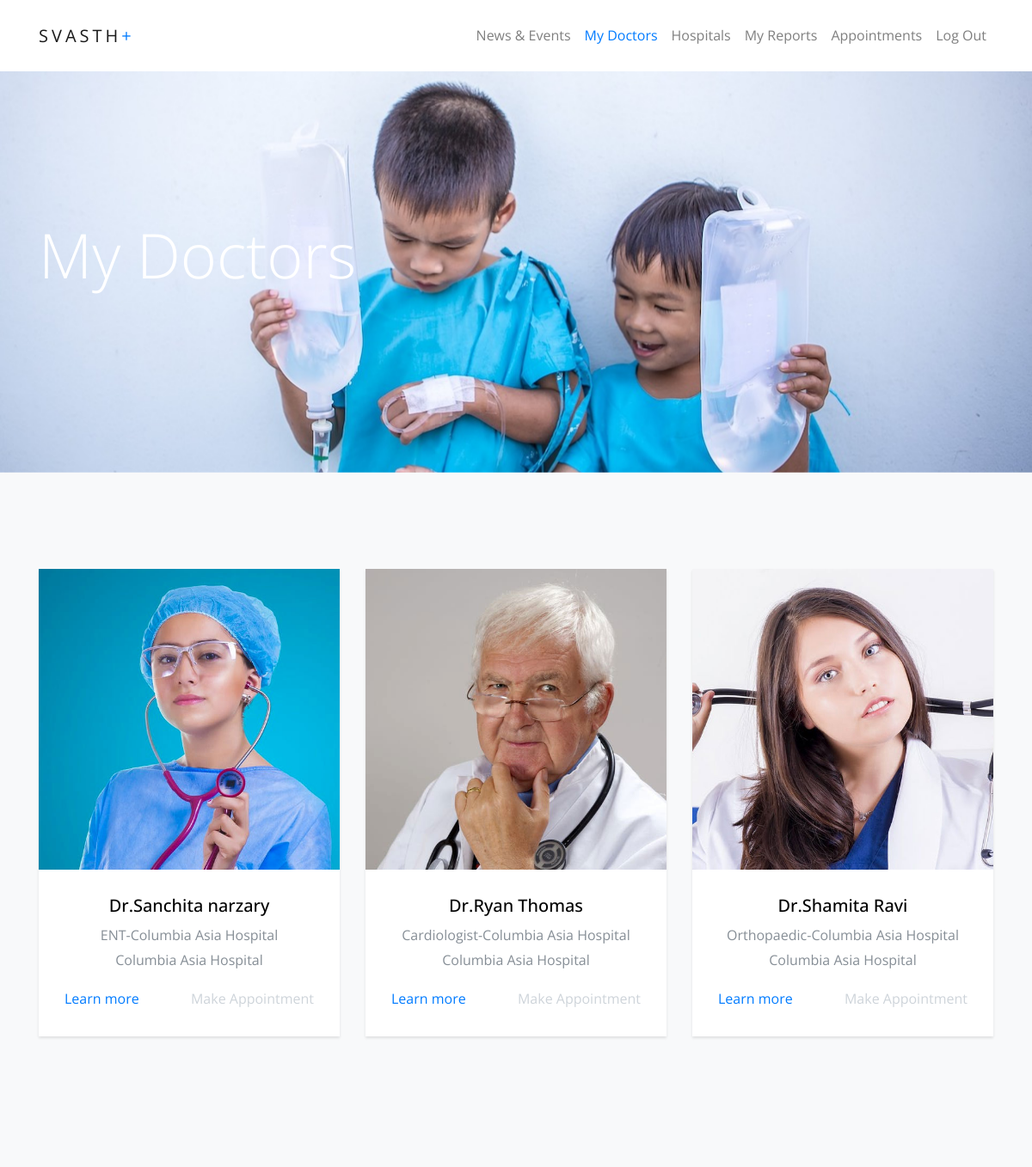
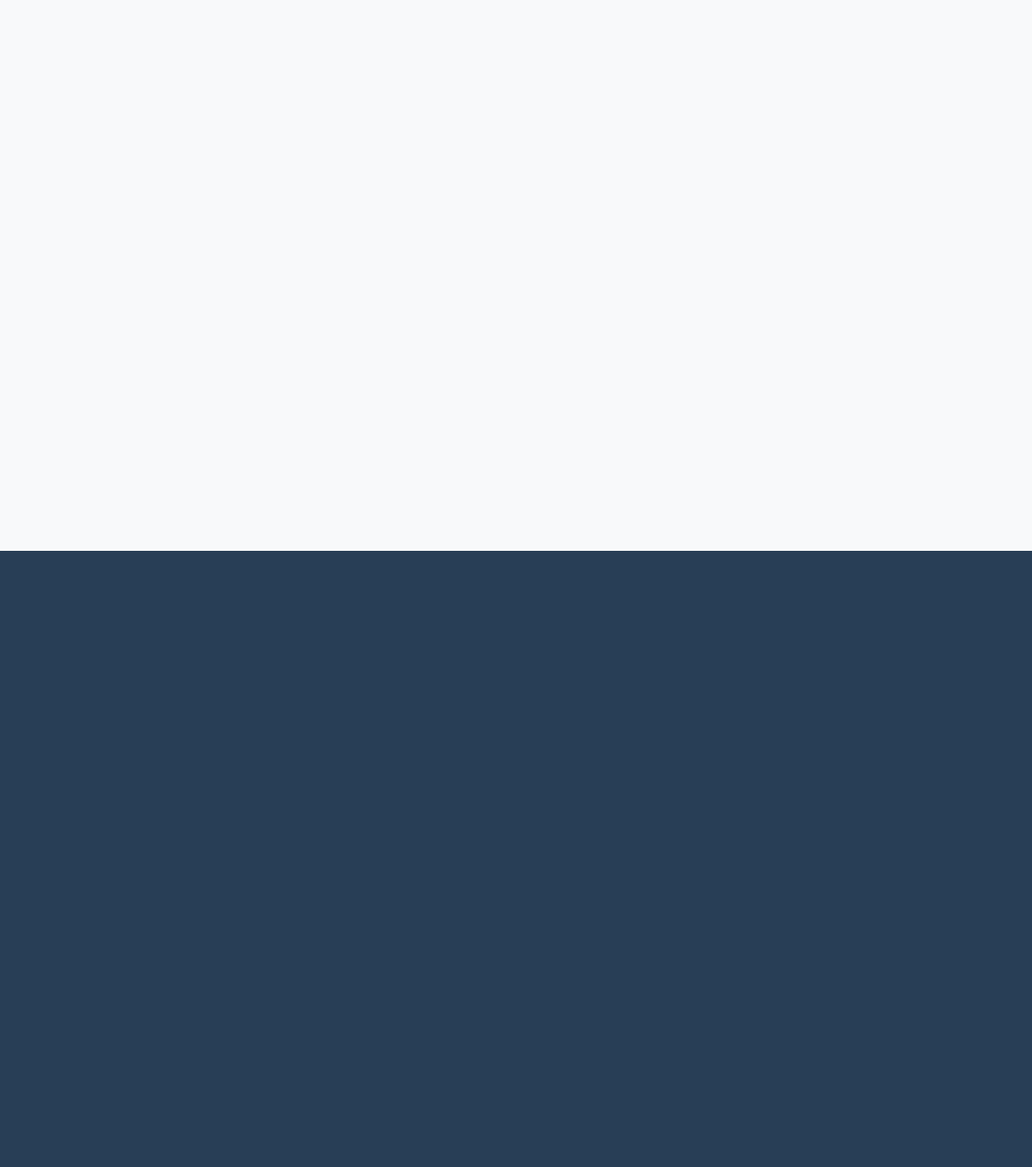
The app's page /svasth/1/MyDoctors/ with its own data (2 pictures, top to bottom).
### Svasth/models.py (models this page shows, shortened)
class Relationship(models.Model):
    Relationships_Id = models.AutoField(primary_key=True)
    Relationships_Date = models.DateField()
    Relationships_Doc = models.ForeignKey(Doctor, on_delete=models.CASCADE)
    Relationships_User = models.ForeignKey(User, on_delete=models.CASCADE)

class Doctor(models.Model):
    Doctors_Id = models.AutoField(primary_key=True)
    Doctors_Name = models.CharField(max_length=254)
    Specialisation_Choices = (
        (" Allergist", " Allergist"),
        (" Anesthesiologist", " Anesthesiologist"),
        (" Cardiologist", "Cardiologist "),
        (" Orthopaedic", " Orthopaedic"),
        (" Endocrinologist", " Endocrinologist"),
        (" Dermatologist", " Dermatologist")
    )
    Doctors_Specialisation = models.ForeignKey(Specialisation, on_delete=models.CASCADE)
    Doctors_Icon = models.FileField()
    Doctors_Hospital = models.ForeignKey(Hospital, on_delete=models.CASCADE)

class Specialisation(models.Model):
    Specialisation_Id = models.AutoField(primary_key=True)
    Specialisation_Name = models.CharField(max_length=1000)
    Specialisation_Hospital = models.ForeignKey(Hospital, on_delete=models.CASCADE)
    def __str__(self):
        return self.Specialisation_Name + "-" + self.Specialisation_Hospital.Hospital_Name

class Hospital(models.Model):
    Hospital_Id = models.AutoField(primary_key=True)
    Hospital_Name = models.CharField(max_length=254)
    Hospital_Location = models.TextField(max_length=1000)
    Hospital_Contact = models.CharField(max_length=15)
    Hospital_Logo = models.FileField()

### Svasth/views.py (the view, shortened to what this page needs)
# urls.py: url(r'^(?P<UserID>[0-9]+)/MyDoctors/', views.MyDocters, name="MyDoctors"),
def MyDocters(resquest, UserID):
    global flag2
    flag2 = True
    All_Relationships = Relationship.objects.filter(Relationships_User__User_Id=UserID)
    Docs = Doctor.objects.all()
    Specs = Specialisation.objects.all()
    All_Doctors = Doctor.objects.all()
    context = {'All_Doctors': All_Doctors, 'Docs': Docs, 'Specs': Specs, 'All_Relationships': All_Relationships,
               'UserID': UserID}
    return render(resquest, 'Svasth/MyDoctors.html', context)

### Svasth/templates/Svasth/MyDoctors.html (shortened to what this page needs)
{% load static %}
    <link rel="stylesheet" href="{% static 'Svasth/css/bootstrap.css' %}"/>
    <link rel="stylesheet" href="{% static 'Svasth/css/animate.css' %}"/>
    <link rel="stylesheet" href="{% static 'Svasth/css/owl.carousel.min.css' %}"/>
    <link rel="stylesheet" href="{% static 'Svasth/css/bootstrap-datepicker.css' %}"/>
    <link rel="stylesheet" href="{% static 'Svasth/css/jquery.timepicker.css' %}"/>
    <link rel="stylesheet" href="{% static 'Svasth/fonts/ionicons/css/ionicons.min.css' %}"/>
    <link rel="stylesheet" href="{% static 'Svasth/fonts/fontawesome/css/font-awesome.min.css' %}"/>
    <link rel="stylesheet" href="{% static 'Svasth/fonts/flaticon/font/flaticon.css' %}"/>
    <link rel="stylesheet" href="{% static 'Svasth/css/style.css' %}">
 <header role="banner">
	  <nav class="navbar navbar-expand-lg navbar-light bg-light fixed-top">
         <div class="container">
          <a class="navbar-brand" href="index.html">Svasth<span>+</span>  </a>
          <div class="collapse navbar-collapse" id="navbarsExample05">
            <ul class="navbar-nav ml-auto">
             <li class="nav-item">
                <a class="nav-link " href="{%  url 'Svasth:Home' UserID %}">News & Events</a>
              </li>
              <li class="nav-item">
                <a class="nav-link active" href="{% url 'Svasth:MyDoctors' UserID %}">My Doctors</a>
              </li>
                <li class = 'nav-item'>
                    <a class="nav-link" href="{% url 'Svasth:Hospitals' UserID %}">Hospitals</a>
                </li>
              <li class="nav-item">
                <a class="nav-link" href="{% url 'Svasth:Reports' UserID %}">My Reports</a>
              </li>
              <li class="nav-item">
                <a class="nav-link" href="{% url 'Svasth:Appointments' UserID %}">Appointments</a>
              </li>
			  <li class="nav-item">
			  <a class="nav-link" href="{% url 'Svasth:Index' %}">Log Out</a>
			  </li>
            </ul>
          </div>
        </div>
      </nav>
	</header>
	<section class="home-slider inner-page owl-carousel">
      <div class="slider-item" style="background-image: url('{% static 'Svasth/img/antibiotics.jpg' %}');">
        <div class="container">
          <div class="row slider-text align-items-center">
            <div class="col-md-7 col-sm-12 element-animate">
              <h1>My Doctors</h1>
            </div>
          </div>
        </div>
      </div>
    </section>
<section class="section bg-light">
      <div class="container">
        <div class="row">
{% for Rela in All_Relationships %}
        <div class="col-md-4 element-animate">
            <div class="media d-block media-custom text-center">
              <img src="{{ Rela.Relationships_Doc.Doctors_Icon.url }}" alt="Image Placeholder" class="img-fluid">
              <div class="media-body">
                <h3 class="mt-0 text-black">Dr.{{ Rela.Relationships_Doc.Doctors_Name }}</h3>
                  <p>{{ Rela.Relationships_Doc.Doctors_Specialisation }} <br> {{ Rela.Relationships_Doc.Doctors_Hospital.Hospital_Name }}</p>
                <p class="clearfix">
                  <a href="#" class="float-left">Learn more</a>
                  <a href="#" class="float-right meta-chat" data-toggle="modal" data-target="#modalAppointment">Make Appointment</a>
                </p>
              </div>
            </div>
          </div>
{% endfor %}
                </div>
            </div>
</section>
<footer class="site-footer" role="contentinfo">
      <div class="container">
      </div>
    </footer>

### Svasth/static/Svasth/css/style.css (style rules this page uses)
a { -webkit-transition: .3s all ease; -o-transition: .3s all ease; transition: .3s all ease; text-decoration: none; }
h1, h2, h3, h4, h5 { color: #000; }
header { position: relative; top: 0; left: 0; width: 100%; z-index: 5; }
header .navbar-brand { text-transform: uppercase; letter-spacing: .2em; font-weight: 400; }
header .navbar-brand span { color: #007bff; }
header .navbar { padding-top: 0; padding-bottom: 0; background: white !important; }
header .navbar .nav-link { padding: 1.7rem 1rem; outline: none !important; }
header .navbar .nav-link.active { color: #007bff !important; }
.owl-carousel.home-slider { z-index: 1; position: relative; }
.owl-carousel.home-slider .slider-item { background-size: cover; background-repeat: no-repeat; background-position: center center; height: calc(100vh - 117px); min-height: 700px; }
.owl-carousel.home-slider .slider-item .slider-text { color: #fff; height: calc(100vh - 117px); min-height: 700px; }
.owl-carousel.home-slider .slider-item .slider-text h1 { font-size: 72px; color: #fff; line-height: 1.2; font-weight: 300; }
.owl-carousel.home-slider.inner-page .slider-item { height: calc(50vh - 117px); min-height: 500px; }
.owl-carousel.home-slider.inner-page .slider-item .slider-text { color: #fff; height: calc(50vh - 117px); min-height: 500px; }
.section { padding: 7em 0; }
.text-black { color: #000 !important; }
.media-custom { background: #fff; -webkit-transition: .3s all ease; -o-transition: .3s all ease; transition: .3s all ease; -webkit-box-shadow: 0 2px 3px 0 rgba(0, 0, 0, 0.1); box-shadow: 0 2px 3px 0 rgba(0, 0, 0, 0.1); margin-bottom: 30px; }
.media-custom .meta-chat { color: #ced4da; }
.media-custom .media-body { padding: 30px; }
.media-custom .media-body h3 { font-size: 20px; }
.media-custom .media-body p:last-child { margin-bottom: 0; }
.site-footer { padding: 7em 0; background: #283E56; color: rgba(255, 255, 255, 0.7); }
.element-animate { opacity: 0; visibility: hidden; }

### records on screen
Relationship: Relationships_Doc.Doctors_Icon (picture), Relationships_Doc.Doctors_Name "Sanchita narzary", Relationships_Doc.Doctors_Specialisation "ENT-Columbia Asia Hospital", Relationships_Doc.Doctors_Hospital.Hospital_Name "Columbia Asia Hospital"
Relationship: Relationships_Doc.Doctors_Icon (picture), Relationships_Doc.Doctors_Name "Ryan Thomas", Relationships_Doc.Doctors_Specialisation "Cardiologist-Columbia Asia Hospital", Relationships_Doc.Doctors_Hospital.Hospital_Name "Columbia Asia Hospital"
Relationship: Relationships_Doc.Doctors_Icon (picture), Relationships_Doc.Doctors_Name "Shamita Ravi", Relationships_Doc.Doctors_Specialisation "Orthopaedic-Columbia Asia Hospital", Relationships_Doc.Doctors_Hospital.Hospital_Name "Columbia Asia Hospital"
